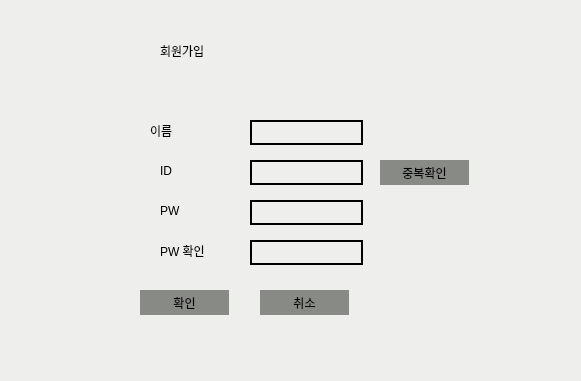
   <widget class="QWidget" name="sign_widget" native="true">
    <property name="geometry">
     <rect>
      <x>250</x>
      <y>90</y>
      <width>581</width>
      <height>381</height>
     </rect>
    </property>
    <property name="styleSheet">
     <string notr="true">background-color: rgb(238, 238, 236);
border-radius: 25px;
</string>
    </property>
    <widget class="QLabel" name="label_5">
     <property name="geometry">
      <rect>
       <x>150</x>
       <y>120</y>
       <width>67</width>
       <height>21</height>
      </rect>
     </property>
     <property name="text">
      <string>이름</string>
     </property>
    </widget>
    <widget class="QLabel" name="label_6">
     <property name="geometry">
      <rect>
       <x>160</x>
       <y>160</y>
       <width>67</width>
       <height>21</height>
      </rect>
     </property>
     <property name="text">
      <string>ID</string>
     </property>
    </widget>
    <widget class="QLineEdit" name="name">
     <property name="geometry">
      <rect>
       <x>250</x>
       <y>120</y>
       <width>113</width>
       <height>25</height>
      </rect>
     </property>
     <property name="styleSheet">
      <string notr="true">border-style: solid;
border-width: 2px;
color: black;
</string>
     </property>
    </widget>
    <widget class="QLineEdit" name="sign_id">
     <property name="geometry">
      <rect>
       <x>250</x>
       <y>160</y>
       <width>113</width>
       <height>25</height>
      </rect>
     </property>
     <property name="styleSheet">
      <string notr="true">border-style: solid;
border-width: 2px;
color: black;
</string>
     </property>
    </widget>
    <widget class="QLabel" name="label_7">
     <property name="geometry">
      <rect>
       <x>160</x>
       <y>20</y>
       <width>281</width>
       <height>61</height>
      </rect>
     </property>
     <property name="text">
      <string>회원가입</string>
     </property>
    </widget>
    <widget class="QLineEdit" name="sign_pw">
     <property name="geometry">
      <rect>
       <x>250</x>
       <y>200</y>
       <width>113</width>
       <height>25</height>
      </rect>
     </property>
     <property name="styleSheet">
      <string notr="true">border-style: solid;
border-width: 2px;
color: black;
</string>
     </property>
    </widget>
    <widget class="QLabel" name="label_8">
     <property name="geometry">
      <rect>
       <x>160</x>
       <y>200</y>
       <width>67</width>
       <height>21</height>
      </rect>
     </property>
     <property name="text">
      <string>PW</string>
     </property>
    </widget>
    <widget class="QPushButton" name="confirm_btn">
     <property name="geometry">
      <rect>
       <x>140</x>
       <y>290</y>
       <width>89</width>
       <height>25</height>
      </rect>
     </property>
     <property name="styleSheet">
      <string notr="true">QPushButton{
background-color: rgb(136, 138, 133);
border-style: solid;
border-radius: 20px
}
QPushButton:hover{
background-color: rgb(180, 255, 255);
border-style: solid;
border-radius: 20px}

QPushButton:pressed{
background-color: rgb(100, 255, 255);
border-style: solid;
border-radius: 20px}
</string>
     </property>
     <property name="text">
      <string>확인</string>
     </property>
    </widget>
    <widget class="QPushButton" name="back_btn">
     <property name="geometry">
      <rect>
       <x>260</x>
       <y>290</y>
       <width>89</width>
       <height>25</height>
      </rect>
     </property>
     <property name="styleSheet">
      <string notr="true">QPushButton{
background-color: rgb(136, 138, 133);
border-style: solid;
border-radius: 20px
}
QPushButton:hover{
background-color: rgb(180, 255, 255);
border-style: solid;
border-radius: 20px}

QPushButton:pressed{
background-color: rgb(100, 255, 255);
border-style: solid;
border-radius: 20px}
</string>
     </property>
     <property name="text">
      <string>취소</string>
     </property>
    </widget>
    <widget class="QPushButton" name="idcheck_btn">
     <property name="geometry">
      <rect>
       <x>380</x>
       <y>160</y>
       <width>89</width>
       <height>25</height>
      </rect>
     </property>
     <property name="styleSheet">
      <string notr="true">QPushButton{
background-color: rgb(136, 138, 133);
border-style: solid;
border-radius: 20px
}
QPushButton:hover{
background-color: rgb(180, 255, 255);
border-style: solid;
border-radius: 20px}

QPushButton:pressed{
background-color: rgb(100, 255, 255);
border-style: solid;
border-radius: 20px}
</string>
     </property>
     <property name="text">
      <string>중복확인</string>
     </property>
    </widget>
    <widget class="QLabel" name="label_9">
     <property name="geometry">
      <rect>
       <x>160</x>
       <y>240</y>
       <width>67</width>
       <height>21</height>
      </rect>
     </property>
     <property name="text">
      <string>PW 확인</string>
     </property>
    </widget>
    <widget class="QLineEdit" name="sign_pw_2">
     <property name="geometry">
      <rect>
       <x>250</x>
       <y>240</y>
       <width>113</width>
       <height>25</height>
      </rect>
     </property>
     <property name="styleSheet">
      <string notr="true">border-style: solid;
border-width: 2px;
color: black;
</string>
     </property>
     <property name="text">
      <string/>
     </property>
    </widget>
   </widget>
